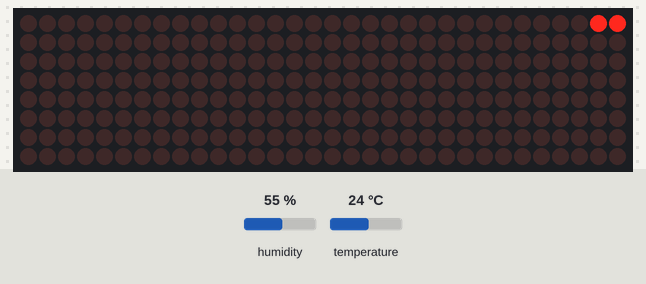
A sketch run on a simulated ESP8266 (NodeMCU). Parts: 32×8 LED matrix. The test bench sets the inputs (shaded band); at power-on: humidity 55 %, temperature 24 °C. WiFi joins after 1.5 s; servers stay silent unless stated; network time is answered at once with the bench clock; the local clock reads 2024-03-15 10:24:30 at power-on unless the sketch sets it; what the sketch prints to the serial monitor is not drawn.

Above: at 1.62 s.
At 6.71 s:
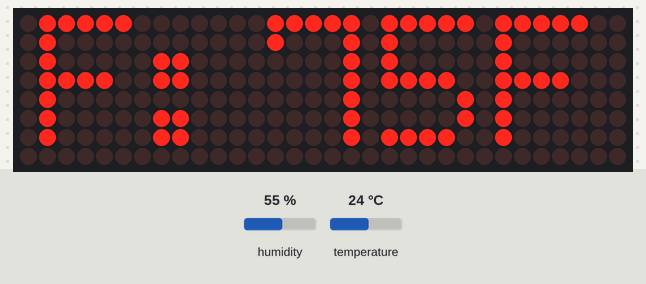
At 11.89 s:
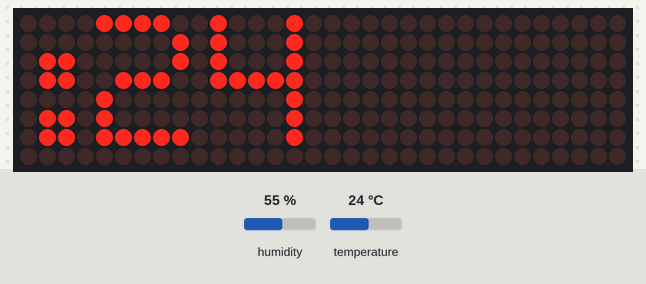
At 22.13 s:
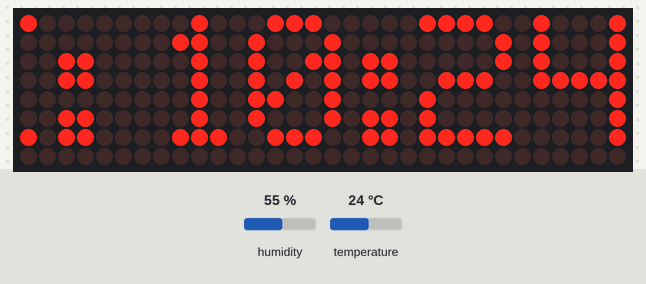
At 30.95 s:
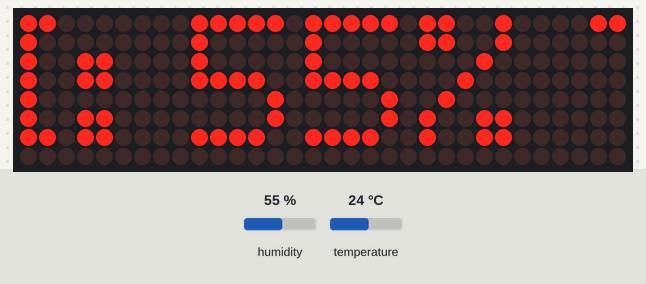
At 39.81 s:
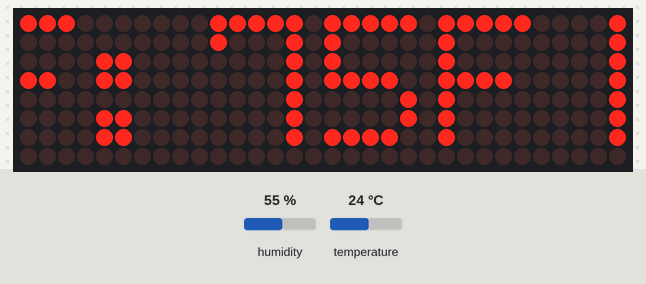

The sketch:

MAX7219_NTP_DH20.ino
```cpp
#include <NTPClient.h>
#include <ESP8266WiFi.h>
#include <WiFiUdp.h>
#include <MD_Parola.h>         // https://github.com/MajicDesigns/MD_Parola
#include <MD_MAX72xx.h>
#include <SPI.h>
#include "DHT20.h"    //library dht20 with i2c protocol

DHT20 DHT;

#define  DEBUG  1

#if  DEBUG
#define PRINT(s, x) { Serial.print(F(s)); Serial.print(x); }
#define PRINTS(x) Serial.print(F(x))
#define PRINTD(x) Serial.println(x, DEC)

#else
#define PRINT(s, x)
#define PRINTS(x)
#define PRINTD(x)

#endif
//------------------------------------------------------
//#define HARDWARE_TYPE MD_MAX72XX::ICSTATION_HW//PAROLA_HW//GENERIC_HW
#define HARDWARE_TYPE MD_MAX72XX::FC16_HW
#define MAX_DEVICES 4
//===================NODEMCU===================
#define CLK_PIN   D5 // or SCK
#define DATA_PIN  D7 // or MOSI
#define CS_PIN    D6 //
//===================ESP-01====================
//#define CLK_PIN   0  // or SCK
//#define DATA_PIN  3  // or MOSI
//#define CS_PIN    1  // or SS

//MD_Parola myDisplay = MD_Parola(HARDWARE_TYPE, CS_PIN, MAX_DEVICES);
MD_Parola myDisplay = MD_Parola(HARDWARE_TYPE, DATA_PIN, CLK_PIN, CS_PIN, MAX_DEVICES);

uint8_t scrollSpeed = 25;    // default frame delay value
textEffect_t scrollEffect  = PA_SCROLL_LEFT;
textPosition_t scrollAlign = PA_LEFT;
uint16_t scrollPause = 100;  // in milliseconds

#define    BUF_SIZE    180
char curMessage[BUF_SIZE] = { "" };
char newMessage[BUF_SIZE] = { "" };
bool newMessageAvailable  = true;

int temp_c,temp_f, humid;

const char *ssid     = "VIRGIN102";
const char *password = "D67C6A3223A6C76D";

const long utcOffsetInSeconds = -18000;
WiFiUDP ntpUDP;
NTPClient timeClient(ntpUDP, "pool.ntp.org", utcOffsetInSeconds);

void setup()
  {
  myDisplay.begin();
  myDisplay.displayText(curMessage, scrollAlign, scrollSpeed, scrollPause, scrollEffect, scrollEffect);
  Wire.begin();
  DHT.begin();
  Serial.begin(115200);
  WiFi.begin(ssid, password);
  while ( WiFi.status() != WL_CONNECTED ) {delay ( 500 );Serial.print ( "." );}
  timeClient.begin();
  myDisplay.setIntensity(0);
  myDisplay.displayClear();
  }

void loop()
  {
  timeClient.update();
  Serial.print("Time       : ");
  Serial.print(timeClient.getHours());
  Serial.print(":");
  Serial.print(timeClient.getMinutes());
  Serial.print(":");
  Serial.println(timeClient.getSeconds());

  int status = DHT.read();
  temp_c = DHT.getTemperature();
  humid  = DHT.getHumidity();
  temp_f = 1.8*temp_c+32;
  Serial.print(DHT.getHumidity(), 1);
  Serial.print(DHT.getTemperature(), 1);
  Serial.print((int)round(1.8*temp_c+32));

  char data[180];
  String bufferr;
  bufferr = "TEMP_C: " + (String)temp_c + "C TEMP_F: " + (String)temp_f + "F HUMI: " + (String)humid + "% TIME: " +(String)timeClient.getHours() + ":" +(String)timeClient.getMinutes();
  bufferr.toCharArray(data, 180);
  strcpy(curMessage, data);
  displayHandle();
  delay(1);
  }

  void displayHandle()
  {
  if (myDisplay.displayAnimate()){myDisplay.displayReset();}
  }
```
